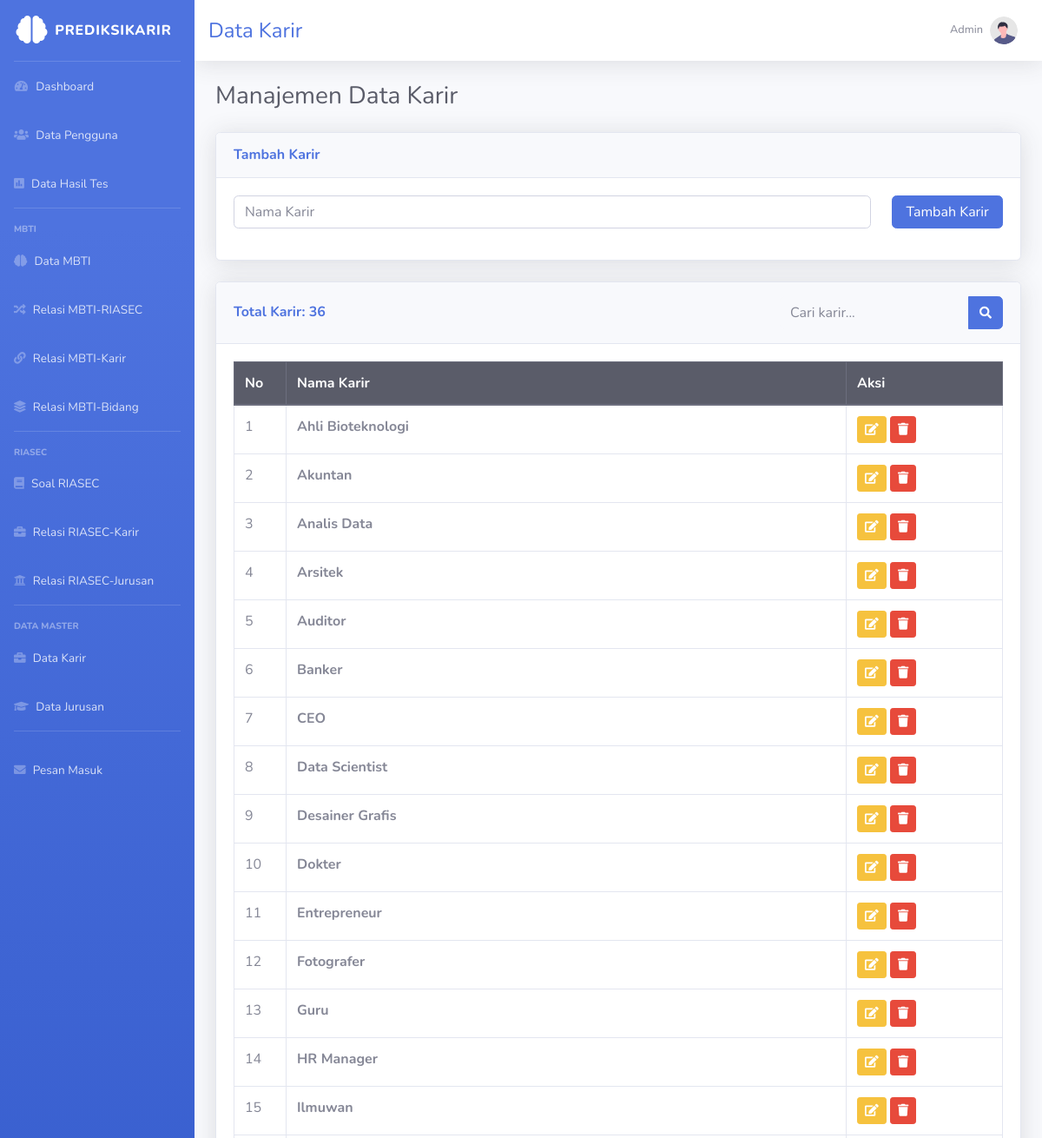
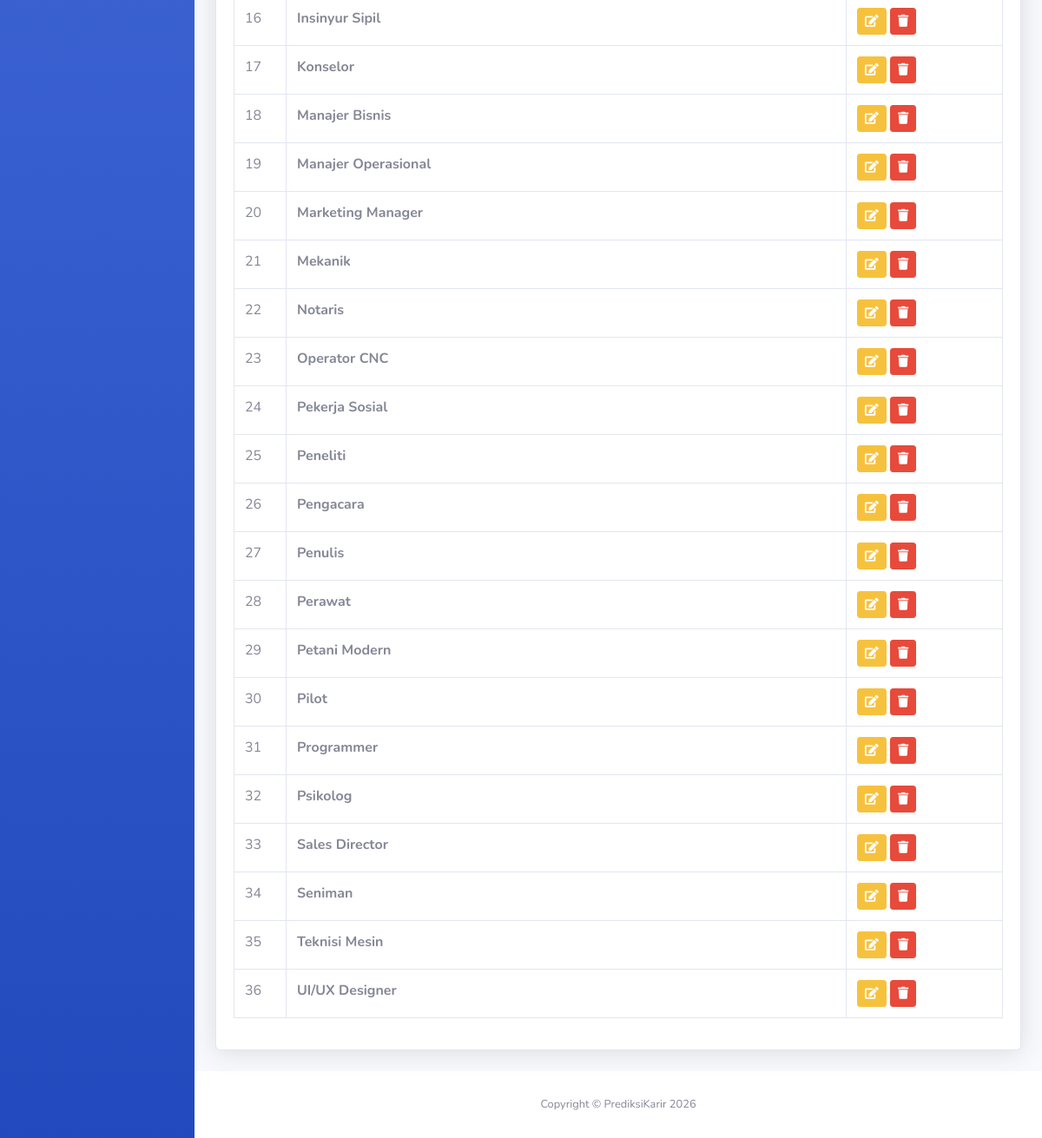
Page /admin/admin-careers.php (signed in) on the committed database (2 pictures, top to bottom).
### tables this page shows
CREATE TABLE careers (
    id INT AUTO_INCREMENT PRIMARY KEY,
    career_name VARCHAR(150) UNIQUE
);

### web/admin/admin-careers.php (the view, shortened to what this page needs)
<?php
require_once __DIR__ . '/../config/db.php';
$search = $_GET['search'] ?? '';
$query = "
SELECT *
FROM careers
";
$query .= "
ORDER BY career_name ASC
";
$stmt = $conn->prepare($query);
$stmt->execute();
$careers = $stmt->get_result();
$totalCareers = $conn->query("
    SELECT COUNT(*) as total
    FROM careers
")->fetch_assoc()['total'];
?>
<!DOCTYPE html>
<html lang="id">
<head>
    <link href="vendor/fontawesome-free/css/all.min.css"
        rel="stylesheet">
    <link href="css/sb-admin-2.min.css"
        rel="stylesheet">
</head>
<body id="page-top">
<div id="wrapper">
<ul class="navbar-nav bg-gradient-primary sidebar sidebar-dark accordion"
    id="accordionSidebar">
    <a class="sidebar-brand d-flex align-items-center justify-content-center"
        href="index.php">
        <div class="sidebar-brand-icon">
            <i class="fas fa-brain"></i>
        </div>
        <div class="sidebar-brand-text mx-2">
            PrediksiKarir
        </div>
    </a>
    <hr class="sidebar-divider my-0">
    <li class="nav-item">
        <a class="nav-link" href="index.php">
            <i class="fas fa-fw fa-tachometer-alt"></i>
            <span>Dashboard</span>
        </a>
    </li>
    <li class="nav-item">
        <a class="nav-link" href="admin-users.php">
            <i class="fas fa-users"></i>
            <span>Data Pengguna</span>
        </a>
    </li>
    <li class="nav-item">
        <a class="nav-link" href="admin-results.php">
            <i class="fas fa-poll"></i>
            <span>Data Hasil Tes</span>
        </a>
    </li>
    <hr class="sidebar-divider">
    <div class="sidebar-heading">
        MBTI
    </div>
    <li class="nav-item">
        <a class="nav-link" href="admin-mbti.php">
            <i class="fas fa-brain"></i>
            <span>Data MBTI</span>
        </a>
    </li>
    <li class="nav-item">
        <a class="nav-link" href="admin-mbti-riasec.php">
            <i class="fas fa-random"></i>
            <span>Relasi MBTI-RIASEC</span>
        </a>
    </li>
    <li class="nav-item">
        <a class="nav-link" href="admin-mbti-careers.php">
            <i class="fas fa-link"></i>
            <span>Relasi MBTI-Karir</span>
        </a>
    </li>
    <li class="nav-item">
        <a class="nav-link" href="admin-mbti-fields.php">
            <i class="fas fa-layer-group"></i>
            <span>Relasi MBTI-Bidang</span>
        </a>
    </li>
    <hr class="sidebar-divider">
    <div class="sidebar-heading">
        RIASEC
    </div>
    <li class="nav-item">
        <a class="nav-link" href="admin-riasec-questions.php">
            <i class="fas fa-book"></i>
            <span>Soal RIASEC</span>
        </a>
    </li>
    <li class="nav-item">
        <a class="nav-link" href="admin-riasec-careers.php">
            <i class="fas fa-briefcase"></i>
            <span>Relasi RIASEC-Karir</span>
        </a>
    </li>
    <li class="nav-item">
        <a class="nav-link" href="admin-riasec-majors.php">
            <i class="fas fa-university"></i>
            <span>Relasi RIASEC-Jurusan</span>
        </a>
    </li>
    <hr class="sidebar-divider">
    <div class="sidebar-heading">
        Data Master
    </div>
    <li class="nav-item">
        <a class="nav-link" href="admin-careers.php">
            <i class="fas fa-briefcase"></i>
            <span>Data Karir</span>
        </a>
    </li>
    <li class="nav-item">
        <a class="nav-link" href="admin-majors.php">
            <i class="fas fa-graduation-cap"></i>
            <span>Data Jurusan</span>
        </a>
    </li>
    <hr class="sidebar-divider">
    <li class="nav-item">
        <a class="nav-link" href="admin-contacts.php">
            <i class="fas fa-envelope"></i>
            <span>Pesan Masuk</span>
        </a>
    </li>
</ul>
    <div id="content-wrapper" class="d-flex flex-column">
        <div id="content">
            <nav class="navbar navbar-expand navbar-light bg-white topbar mb-4 static-top shadow">
                <h4 class="m-0 text-primary">
                    Data Karir
                </h4>
                <ul class="navbar-nav ml-auto">
                    <li class="nav-item dropdown no-arrow">
                        <a class="nav-link dropdown-toggle"
                            href="#"
                            role="button"
                            data-toggle="dropdown">
                            <span class="mr-2 d-none d-lg-inline text-gray-600 small">
                                <?= htmlspecialchars($_SESSION['name'] ?? 'Admin') ?>
                            </span>
                            <img class="img-profile rounded-circle"
                                src="img/undraw_profile.svg">
                        </a>
                    </li>
                </ul>
            </nav>
            <div class="container-fluid">
                <div class="d-sm-flex align-items-center justify-content-between mb-4">
                    <h1 class="h3 mb-0 text-gray-800">
                        Manajemen Data Karir
                    </h1>
                </div>
                <div class="card shadow mb-4">
                    <div class="card-header py-3">
                        <h6 class="m-0 font-weight-bold text-primary">
                            Tambah Karir
                        </h6>
                    </div>
                    <div class="card-body">
                        <form method="POST">
                            <div class="row">
                                <div class="col-md-10 mb-3">
                                    <input type="text"
                                        name="career_name"
                                        class="form-control"
                                        placeholder="Nama Karir"
                                        required>
                                </div>
                                <div class="col-md-2 mb-3">
                                    <button type="submit"
                                        name="add_career"
                                        class="btn btn-primary btn-block">
                                        Tambah Karir
                                    </button>
                                </div>
                            </div>
                        </form>
                    </div>
                </div>
                <div class="card shadow mb-4">
                    <div class="card-header py-3 d-flex flex-column flex-md-row justify-content-between align-items-md-center">
                        <h6 class="m-0 font-weight-bold text-primary">
                            Total Karir:
                            <?= $totalCareers ?>
                        </h6>
                        <form method="GET"
                            class="mt-3 mt-md-0">
                            <div class="input-group">
                                <input type="text"
                                    name="search"
                                    class="form-control bg-light border-0 small"
                                    placeholder="Cari karir..."
                                    value="<?= htmlspecialchars($search) ?>">
                                <div class="input-group-append">
                                    <button class="btn btn-primary"
                                        type="submit">
                                        <i class="fas fa-search fa-sm"></i>
                                    </button>
                                </div>
                            </div>
                        </form>
                    </div>
                    <div class="card-body">
                        <div class="table-responsive">
                            <table class="table table-bordered">
                                <thead class="thead-dark">
                                    <tr>
                                        <th width="60">No</th>
                                        <th>Nama Karir</th>
                                        <th width="180">Aksi</th>
                                    </tr>
                                </thead>
                                <tbody>
                                <?php if($careers->num_rows > 0): ?>
                                    <?php $no = 1; ?>
                                    <?php while($row = $careers->fetch_assoc()): ?>
                                    <tr>
                                        <td><?= $no++ ?></td>
                                        <td>
                                            <strong>
                                                <?= htmlspecialchars($row['career_name']) ?>
                                            </strong>
                                        </td>
                                        <td>
                                            <button
                                                class="btn btn-warning btn-sm"
                                                data-toggle="modal"
                                                data-target="#edit<?= $row['id'] ?>">
                                                <i class="fas fa-edit"></i>
                                            </button>
                                            <a href="?delete=<?= $row['id'] ?>"
                                                class="btn btn-danger btn-sm"
                                                onclick="return confirm('Hapus karir ini?')">
                                                <i class="fas fa-trash"></i>
                                            </a>
                                        </td>
                                    </tr>
                                    <?php endwhile; ?>
                                <?php endif; ?>
                                </tbody>
                            </table>
                        </div>
                    </div>
                </div>
            </div>
        </div>
        <footer class="sticky-footer bg-white">
            <div class="container my-auto">
                <div class="copyright text-center my-auto">
                    <span>
                        Copyright &copy;
                        PrediksiKarir <?= date('Y') ?>
                    </span>
                </div>
            </div>
        </footer>
    </div>
</div>
</body>
</html>

### rows in the picture
careers: career_name "Ahli Bioteknologi"
careers: career_name "Akuntan"
careers: career_name "Analis Data"
careers: career_name "Arsitek"
careers: career_name "Auditor"
careers: career_name "Banker"
careers: career_name "CEO"
careers: career_name "Data Scientist"
careers: career_name "Desainer Grafis"
careers: career_name "Dokter"
careers: career_name "Entrepreneur"
careers: career_name "Fotografer"
careers: career_name "Guru"
careers: career_name "HR Manager"
careers: career_name "Ilmuwan"
careers: career_name "Insinyur Sipil"
careers: career_name "Konselor"
careers: career_name "Manajer Bisnis"
careers: career_name "Manajer Operasional"
careers: career_name "Marketing Manager"
careers: career_name "Mekanik"
careers: career_name "Notaris"
careers: career_name "Operator CNC"
careers: career_name "Pekerja Sosial"
careers: career_name "Peneliti"
careers: career_name "Pengacara"
careers: career_name "Penulis"
careers: career_name "Perawat"
careers: career_name "Petani Modern"
careers: career_name "Pilot"
careers: career_name "Programmer"
careers: career_name "Psikolog"
careers: career_name "Sales Director"
careers: career_name "Seniman"
careers: career_name "Teknisi Mesin"
careers: career_name "UI/UX Designer"

### other values in the picture
$_SESSION['name'] "Admin"
$totalCareers "36"
